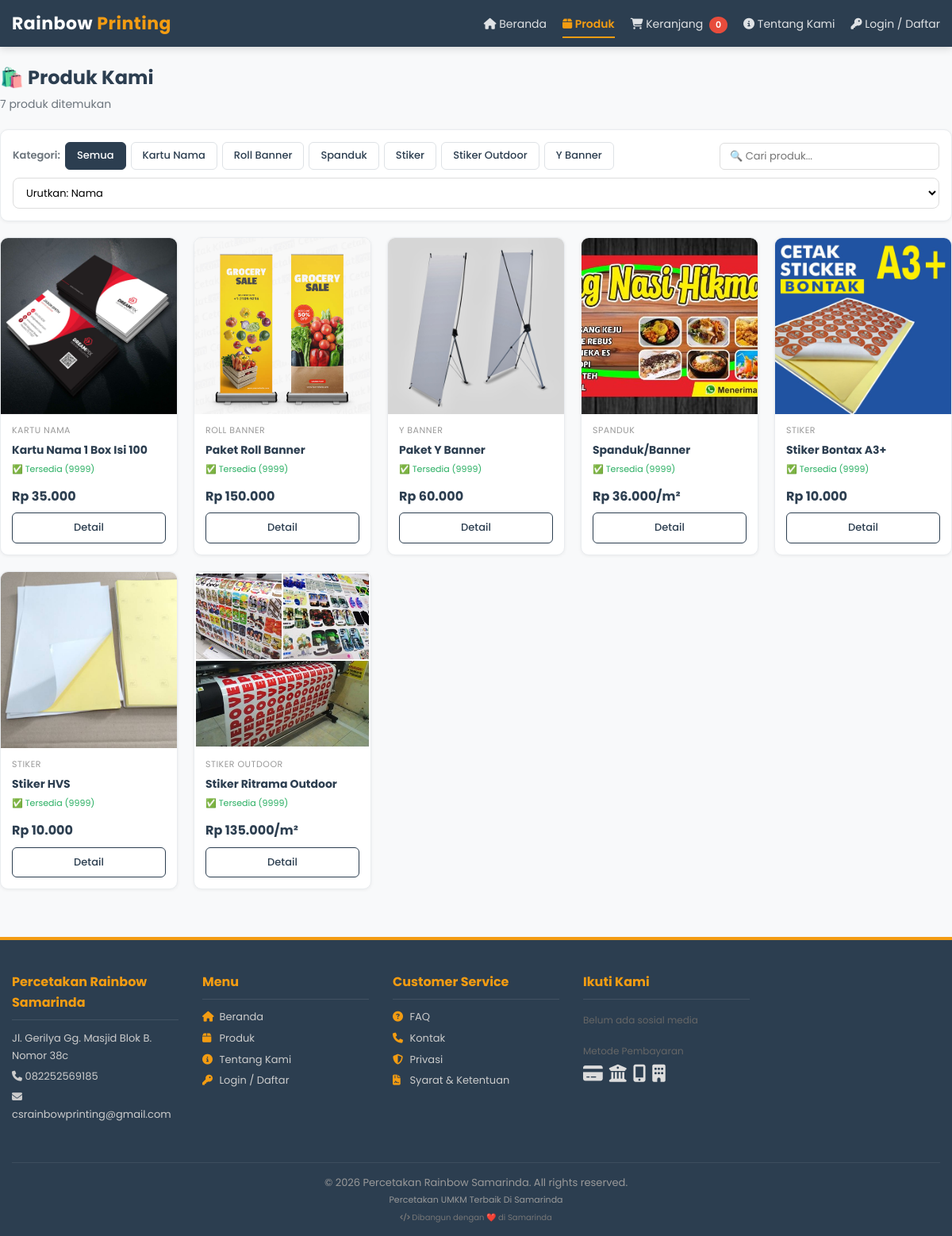
/products.php, run on the app's committed database.
### tables this page shows
CREATE TABLE products (
        id INTEGER PRIMARY KEY AUTOINCREMENT,
        name TEXT NOT NULL,
        slug TEXT UNIQUE NOT NULL,
        description TEXT,
        price REAL NOT NULL,
        category TEXT,
        image TEXT,
        stock INTEGER DEFAULT 0,
        created_at DATETIME DEFAULT CURRENT_TIMESTAMP
    , custom_size INTEGER DEFAULT 0, price_per_m2 REAL DEFAULT 0, size_unit TEXT DEFAULT 'none', updated_at DATETIME DEFAULT NULL);

CREATE TABLE product_images (
        id INTEGER PRIMARY KEY AUTOINCREMENT,
        product_id INTEGER NOT NULL,
        image TEXT NOT NULL,
        sort_order INTEGER DEFAULT 0,
        FOREIGN KEY (product_id) REFERENCES products(id) ON DELETE CASCADE
    );

CREATE TABLE settings (
        key TEXT PRIMARY KEY,
        value TEXT
    );

### includes/functions.php (called while the page is built, shortened)
<?php
if (!function_exists('formatRupiah')) {
    function formatRupiah($amount) {
        $amount = is_numeric($amount) ? $amount : 0;
        return 'Rp ' . number_format($amount, 0, ',', '.');
    }
}
if (!function_exists('getSetting')) {
    function getSetting($key) {
        global $db;
        try {
            $stmt = $db->prepare("SELECT value FROM settings WHERE key = ?");
            $stmt->execute([$key]);
            $row = $stmt->fetch();
            return $row ? $row['value'] : null;
        } catch (Exception $e) {
            return null;
        }
    }
}
if (!function_exists('getFirstProductImage')) {
    function getFirstProductImage($productId) {
        $images = getProductImages($productId);
        return !empty($images) ? $images[0]['image'] : null;
    }
}
if (!function_exists('getProductImages')) {
    function getProductImages($productId) {
        global $db;
        $stmt = $db->prepare("SELECT * FROM product_images WHERE product_id=? ORDER BY sort_order, id");
        $stmt->execute([$productId]);
        return $stmt->fetchAll();
    }
}

### products.php (the view, shortened to what this page needs)
<?php
require_once __DIR__ . '/config.php';
$category = $_GET['category'] ?? '';
$search = trim($_GET['search'] ?? '');
$sort = $_GET['sort'] ?? 'name';
$page = max(1, intval($_GET['page'] ?? 1));
$perPage = 12;
$offset = ($page - 1) * $perPage;
$whereConditions = [];
$params = [];
$whereSql = empty($whereConditions) ? '' : 'WHERE ' . implode(' AND ', $whereConditions);
$sortMap = [
    'name' => 'name ASC',
    'price_asc' => 'price ASC',
    'price_desc' => 'price DESC',
    'newest' => 'id DESC'
];
$orderBy = $sortMap[$sort] ?? 'name ASC';
$countSql = "SELECT COUNT(*) as total FROM products $whereSql";
$countStmt = $db->prepare($countSql);
$countStmt->execute($params);
$totalProducts = $countStmt->fetch()['total'];
$sql = "SELECT * FROM products $whereSql ORDER BY $orderBy LIMIT ? OFFSET ?";
$stmt = $db->prepare($sql);
$allParams = array_merge($params, [$perPage, $offset]);
$stmt->execute($allParams);
$products = $stmt->fetchAll();
$categories = $db->query("SELECT DISTINCT category FROM products ORDER BY category")->fetchAll();
include 'includes/header.php';
?>
<div class="products-header">
    <div>
        <h1>🛍️ Produk Kami</h1>
        <span class="product-count"><?= $totalProducts ?> produk ditemukan</span>
    </div>
</div>
<form method="GET" class="filter-bar" id="filterForm">
    <div class="filter-group">
        <label>Kategori:</label>
        <a href="products.php<?= $search ? '?search=' . urlencode($search) : '' ?>"
           class="btn <?= !$category ? 'active' : '' ?>">Semua</a>
        <?php foreach ($categories as $cat): ?>
        <a href="products.php?category=<?= urlencode($cat['category']) ?><?= $search ? '&search=' . urlencode($search) : '' ?><?= $sort ? '&sort=' . urlencode($sort) : '' ?>"
           class="btn <?= $category === $cat['category'] ? 'active' : '' ?>">
            <?= htmlspecialchars($cat['category']) ?>
        </a>
        <?php endforeach; ?>
    </div>
    <div class="search-box">
        <input type="text" name="search" placeholder="🔍 Cari produk..."
               value="<?= htmlspecialchars($search) ?>"
               onchange="this.form.submit()">
    </div>
    <select name="sort" class="sort-select" onchange="this.form.submit()">
        <option value="name" <?= $sort === 'name' ? 'selected' : '' ?>>Urutkan: Nama</option>
    </select>
</form>
<div class="product-grid">
    <?php if (empty($products)): ?>
        <div class="empty-state">
            <span class="icon">🔍</span>
            <h2>Tidak ada produk ditemukan</h2>
            <p>
                <?php if ($search): ?>
                    Produk dengan kata kunci "<strong><?= htmlspecialchars($search) ?></strong>" tidak ditemukan.
                <?php elseif ($category): ?>
                    Tidak ada produk di kategori "<strong><?= htmlspecialchars($category) ?></strong>".
                <?php else: ?>
                    Belum ada produk yang tersedia.
                <?php endif; ?>
            </p>
            <a href="products.php" class="btn">Lihat Semua Produk</a>
        </div>
    <?php else: ?>
        <?php foreach ($products as $p):
            $firstImg = getFirstProductImage($p['id']);
            $isCustom = $p['custom_size'];
            $priceDisplay = $isCustom ? formatRupiah($p['price_per_m2']) . '/m²' : formatRupiah($p['price']);
            $inStock = $p['stock'] > 0;
        ?>
        <div class="product-card">
            <a href="product.php?slug=<?= urlencode($p['slug']) ?>" class="product-img-link">
                <div class="product-img" style="<?= $firstImg ? 'background-image:url(/uploads/' . htmlspecialchars($firstImg) . ');' : '' ?>">
                </div>
            </a>
            <div class="product-info">
                <span class="product-category"><?= htmlspecialchars($p['category']) ?></span>
                <h3><?= htmlspecialchars($p['name']) ?></h3>
                <div class="product-stock">
                    <?php if ($inStock): ?>
                        <span class="in-stock">✅ Tersedia (<?= $p['stock'] ?>)</span>
                    <?php else: ?>
                        <span class="out-of-stock">❌ Habis</span>
                    <?php endif; ?>
                </div>
                <p class="product-price"><?= $priceDisplay ?></p>
                <a href="product.php?slug=<?= urlencode($p['slug']) ?>" class="btn">Detail</a>
            </div>
        </div>
        <?php endforeach; ?>
    <?php endif; ?>
</div>
<?php include 'includes/footer.php'; ?>

### includes/footer.php (shortened to what this page needs)
<?php
$footerText = getSetting('footer_text') ?: '';
$storeName = getSetting('store_name') ?: SITE_NAME;
$storeAddress = getSetting('store_address') ?: '';
$storePhone = getSetting('store_phone') ?: '';
$adminEmail = getSetting('admin_email') ?: '';
$whatsappNumber = getSetting('whatsapp_number') ?: '';
?>
</div>
<footer class="footer">
    <div class="container">
        <div class="footer-column">
            <h4><?= htmlspecialchars($storeName) ?></h4>
            <p><?= nl2br(htmlspecialchars($storeAddress)) ?></p>
            <?php if ($storePhone): ?>
                <p><i class="fas fa-phone"></i> <?= htmlspecialchars($storePhone) ?></p>
            <?php endif; ?>
            <?php if ($adminEmail): ?>
                <p><i class="fas fa-envelope"></i> <?= htmlspecialchars($adminEmail) ?></p>
            <?php endif; ?>
        </div>
        <div class="footer-column">
            <h4>Menu</h4>
            <ul>
                <li><a href="/"><i class="fas fa-home"></i> Beranda</a></li>
                <li><a href="/products.php"><i class="fas fa-box"></i> Produk</a></li>
                <li><a href="/tentang-kami.php"><i class="fas fa-info-circle"></i> Tentang Kami</a></li>
                <?php if (isset($_SESSION['customer_id']) && $_SESSION['customer_id'] > 0): ?>
                    <li><a href="/customer/dashboard.php"><i class="fas fa-user"></i> Dashboard</a></li>
                <?php else: ?>
                    <li><a href="/login.php"><i class="fas fa-key"></i> Login / Daftar</a></li>
                <?php endif; ?>
            </ul>
        </div>
        <div class="footer-column">
            <h4>Customer Service</h4>
            <ul>
                <li><a href="/faq.php"><i class="fas fa-question-circle"></i> FAQ</a></li>
                <li><a href="/tentang-kami.php#kontak"><i class="fas fa-phone"></i> Kontak</a></li>
                <li><a href="/privacy-policy.php"><i class="fas fa-shield-alt"></i> Privasi</a></li>
                <li><a href="/terms-of-service.php"><i class="fas fa-file-contract"></i> Syarat & Ketentuan</a></li>
            </ul>
        </div>
        <?php $socialLinksExist = getSetting('facebook_url') || getSetting('instagram_url') || getSetting('youtube_url') || $whatsappNumber; ?>
        <div class="footer-column">
            <h4>Ikuti Kami</h4>
            <div class="social-links">
                <?php if (!$socialLinksExist): ?>
                    <p style="font-size:12px;color:#666;">Belum ada sosial media</p>
                <?php endif; ?>
            </div>
            <div style="margin-top:15px;">
                <p style="font-size:12px;color:#666;margin-bottom:6px;">Metode Pembayaran</p>
                <div class="payment-icons">
                    <i class="fas fa-credit-card" title="Kartu Kredit"></i>
                    <i class="fas fa-university" title="Transfer Bank"></i>
                    <i class="fas fa-mobile-alt" title="QRIS"></i>
                    <i class="fas fa-building" title="COD"></i>
                </div>
            </div>
        </div>
        <div class="footer-bottom">
            <p>
                &copy; <?= date('Y') ?> <?= htmlspecialchars($storeName) ?>. All rights reserved.
                <?php if ($footerText): ?>
                    <br><span style="font-size:11px;"><?= nl2br(htmlspecialchars($footerText)) ?></span>
                <?php endif; ?>
            </p>
            <p style="font-size:10px;color:#777;margin-top:4px;">
                <i class="fas fa-code"></i> Dibangun dengan ❤️ di Samarinda
            </p>
        </div>
    </div>
</footer>
</body>
</html>

### css/style.css (style rules this page uses)
:root { --primary: #2c3e50; --primary-dark: #1a252f; --primary-light: #34495e; --secondary: #f39c12; --secondary-dark: #d68910; --success: #27ae60; --success-dark: #1e8449; --danger: #e74c3c; --danger-dark: #c0392b; --info: #3498db; --info-dark: #2c81ba; --warning: #f39c12; --light: #f8f9fa; --dark: #2c3e50; --gray: #6c757d; --gray-light: #e9ecef; --white: #ffffff; --shadow: 0 2px 10px rgba(0,0,0,0.08); --shadow-hover: 0 4px 20px rgba(0,0,0,0.12); --radius: 8px; --radius-lg: 12px; --transition: all 0.3s ease; --font-family: -apple-system, BlinkMacSystemFont, 'Segoe UI', Roboto, sans-serif; --max-width: 1200px; }
* { box-sizing: border-box; margin: 0; padding: 0; }
html { scroll-behavior: smooth; }
body { font-family: var(--font-family); background: #f5f5f5; color: #333; line-height: 1.6; min-height: 100vh; display: flex; flex-direction: column; }
a { color: var(--info); text-decoration: none; transition: var(--transition); }
.container { max-width: var(--max-width); margin: 0 auto; padding: 0 20px; }
.btn { display: inline-block; padding: 10px 20px; border-radius: var(--radius); text-decoration: none; font-size: 14px; border: 1px solid transparent; cursor: pointer; transition: var(--transition); text-align: center; font-weight: 500; }
.product-grid { display: grid; grid-template-columns: repeat(auto-fill, minmax(160px, 1fr)); gap: 12px; }
@media (min-width: 600px) { .product-grid { grid-template-columns: repeat(auto-fill, minmax(200px, 1fr)); gap: 16px; } }
@media (min-width: 900px) { .product-grid { grid-template-columns: repeat(auto-fill, minmax(240px, 1fr)); gap: 20px; } }
.product-card { background: #fff; border-radius: var(--radius); overflow: hidden; box-shadow: var(--shadow); transition: var(--transition); display: flex; flex-direction: column; }
.product-img-link { display: block; text-decoration: none; position: relative; width: 100%; padding-top: 100%; overflow: hidden; background: #f0f0f0; }
.product-img-link .product-img { position: absolute; top: 0; left: 0; width: 100%; height: 100%; display: flex; align-items: center; justify-content: center; font-size: 42px; border-radius: 0; transition: transform 0.3s; object-fit: cover; }
.product-info { padding: 12px 14px 14px; flex: 1; display: flex; flex-direction: column; }
.product-category { font-size: 11px; color: var(--gray); text-transform: uppercase; letter-spacing: 0.5px; margin-bottom: 2px; }
.product-info h3 { font-size: 14px; margin: 3px 0; flex: 1; line-height: 1.4; display: -webkit-box; -webkit-line-clamp: 2; -webkit-box-orient: vertical; overflow: hidden; }
.product-price { font-size: 17px; font-weight: 700; color: var(--primary); margin: 6px 0 10px; }
.product-info .btn { margin-top: auto; align-self: stretch; text-align: center; font-size: 13px; padding: 8px 12px; }
.form-control, input[type="text"], input[type="number"], input[type="tel"], input[type="password"], input[type="email"], select, textarea { width: 100%; padding: 10px 12px; border: 1px solid #ddd; border-radius: var(--radius); font-size: 14px; font-family: inherit; transition: var(--transition); }
.filter-bar { display: flex; gap: 10px; flex-wrap: wrap; margin-bottom: 20px; background: #fff; padding: 15px; border-radius: var(--radius); box-shadow: var(--shadow); align-items: center; }
.filter-bar select, .filter-bar input { padding: 8px 12px; border: 1px solid #ddd; border-radius: var(--radius); font-size: 13px; flex: 1; min-width: 150px; }
.footer { background: var(--primary); color: #aaa; text-align: center; padding: 30px 0 15px; margin-top: 40px; font-size: 13px; }
.footer .container { display: grid; grid-template-columns: repeat(auto-fit, minmax(200px, 1fr)); gap: 20px; text-align: left; }
.footer h4 { color: var(--secondary); margin-bottom: 10px; }
.footer ul { list-style: none; }
.footer ul li { margin-bottom: 6px; }
.footer ul li a { color: #ccc; font-size: 13px; text-decoration: none; transition: var(--transition); }
.footer-bottom { grid-column: 1 / -1; text-align: center; padding-top: 15px; border-top: 1px solid rgba(255,255,255,0.1); font-size: 12px; color: #999; }

### data on the page
products: id.image (picture), category "KARTU NAMA", name "Kartu Nama 1 Box Isi 100", stock "9999", priceDisplay "Rp 35.000"
products: id.image (picture), category "ROLL BANNER", name "Paket Roll Banner", stock "9999", priceDisplay "Rp 150.000"
products: id.image (picture), category "Y BANNER", name "Paket Y Banner", stock "9999", priceDisplay "Rp 60.000"
products: id.image (picture), category "SPANDUK", name "Spanduk/Banner", stock "9999", priceDisplay "Rp 36.000/m²"
products: id.image (picture), category "STIKER", name "Stiker Bontax A3+", stock "9999", priceDisplay "Rp 10.000"
products: id.image (picture), category "STIKER", name "Stiker HVS", stock "9999", priceDisplay "Rp 10.000"
products: id.image (picture), category "STIKER OUTDOOR", name "Stiker Ritrama Outdoor", stock "9999", priceDisplay "Rp 135.000/m²"
settings: value "Percetakan Rainbow Samarinda"
settings: value "Jl. Gerilya Gg. Masjid Blok B. Nomor 38c"
settings: value "082252569185"
settings: value "csrainbowprinting@gmail.com"
settings: value "Percetakan UMKM Terbaik Di Samarinda"

### other printed values
$totalProducts "7"
$cat['category'] "Kartu Nama"
$cat['category'] "Roll Banner"
$cat['category'] "Spanduk"
$cat['category'] "Stiker"
$cat['category'] "Stiker Outdoor"
$cat['category'] "Y Banner"
